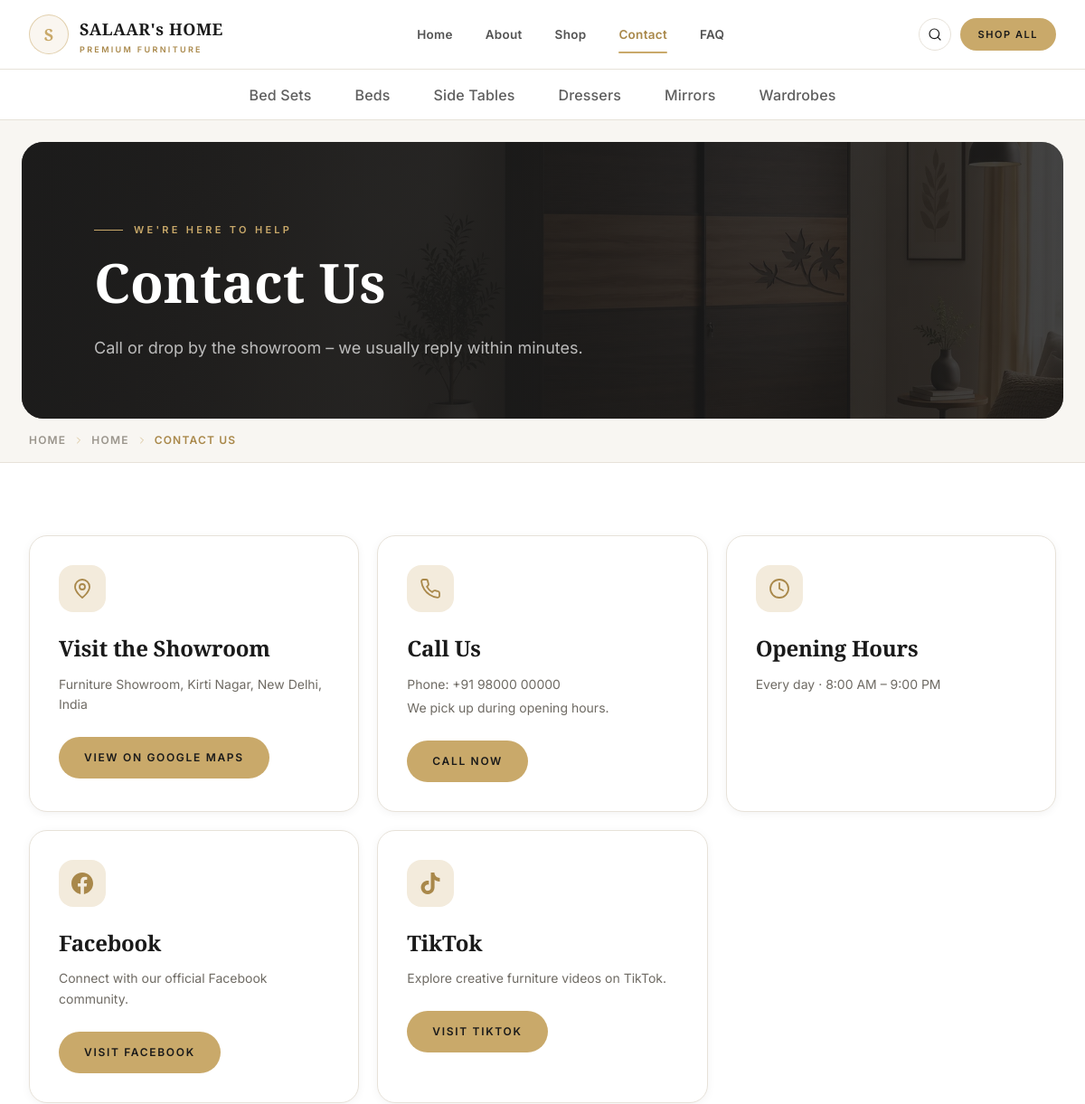
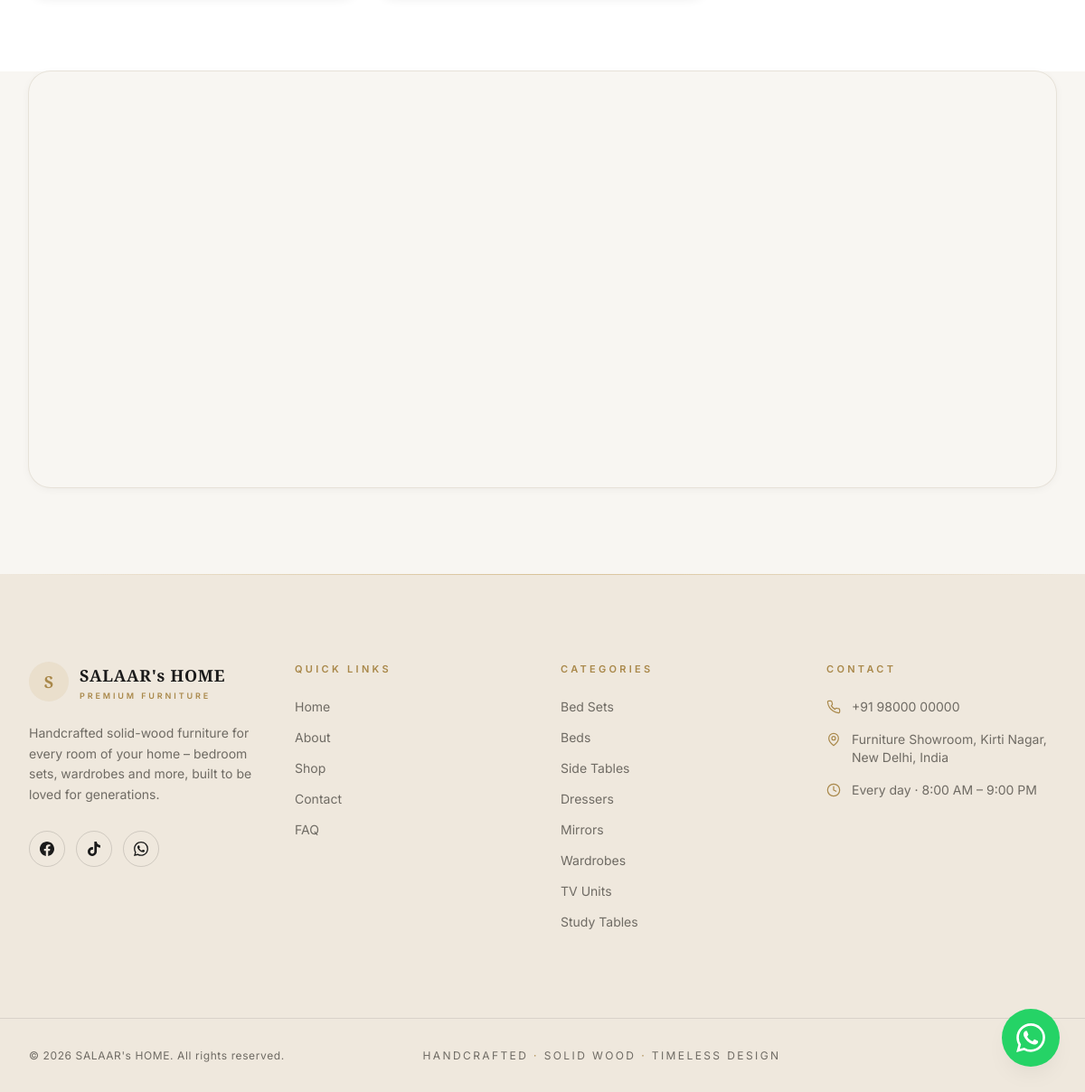
Page /contact/ on the committed database (2 pictures, top to bottom).
### store/models.py (models this page shows, shortened)
class NavCategory(models.Model):
    label = models.CharField(max_length=120)
    slug = models.SlugField(max_length=120, unique=True)
    source_category = models.ForeignKey(
        Category,
        on_delete=models.SET_NULL,
        null=True,
        blank=True,
        related_name="nav_items"
    )
    tagline = models.CharField(max_length=255, blank=True)
    short = models.CharField(max_length=350, blank=True)
    description = models.TextField(blank=True)
    empty_title = models.CharField(max_length=255, blank=True)
    empty_text = models.TextField(blank=True)
    seo_title = models.CharField(max_length=255, blank=True)
    seo_description = models.TextField(blank=True)
    order = models.PositiveIntegerField(default=0)
    is_in_header = models.BooleanField(default=True)
    class Meta:
        verbose_name_plural = "Nav Categories"
        ordering = ["order", "label"]

### store/views.py (the view)
# urls.py: path("contact/", views.contact_view, name="contact"),
def contact_view(request):
    return render(
        request,
        "pages/contact.html",
        {
            "breadcrumb_items": [
                {"label": "Home", "url": "/"},
                {"label": "Contact Us"},
            ]
        },
    )

### store/context_processors.py (called while the page is built)
def site_context(request):
    header_categories = NavCategory.objects.filter(is_in_header=True).order_by("order")
    all_nav_categories = NavCategory.objects.all().order_by("order")
    categories = Category.objects.all().order_by("order")
    cart_count = 0
    cart = None
    if request.user.is_authenticated:
        cart = Cart.objects.filter(user=request.user).first()
    elif request.session.session_key:
        cart = Cart.objects.filter(session_key=request.session.session_key).first()
    if cart:
        cart_count = cart.total_count
    return {
        "SITE": SITE,
        "HEADER_CATEGORIES": header_categories,
        "ALL_NAV_CATEGORIES": all_nav_categories,
        "CATEGORIES": categories,
        "cart_count": cart_count,
        "current_path": request.path,
        "canonical_path": request.path.rstrip("/"),
    }

### templates/pages/contact.html (shortened to what this page needs)
{% extends "base.html" %}
{% load static %}
{% block content %}
{% include "includes/page_hero.html" with title="Contact Us" eyebrow="We're Here to Help" description="Call or drop by the showroom – we usually reply within minutes." image="/banners/3.webp" %}
{% include "includes/breadcrumb.html" with items=breadcrumb_items %}
<section class="bg-linen py-16 sm:py-20">
  <div class="mx-auto w-full max-w-[1400px] px-4 sm:px-6 lg:px-8 xl:px-12">
    <div class="grid gap-5 sm:grid-cols-2 lg:grid-cols-3">
      <div class="card card-hover flex h-full flex-col p-8">
        <span class="flex h-13 w-13 items-center justify-center rounded-2xl bg-gold-pale text-gold-deep">
          {% include "includes/icons/map-pin.html" with class="h-6 w-6" %}
        </span>
        <h3 class="title-md mt-6 text-ink">Visit the Showroom</h3>
        <div class="mt-3 space-y-1 text-sm leading-relaxed text-stone">
          <p>{{ SITE.address }}</p>
        </div>
        <a href="{{ SITE.maps_url }}" target="_blank" rel="noopener noreferrer" class="btn-gold mt-6 self-start">
          View on Google Maps
        </a>
      </div>
      <div class="card card-hover flex h-full flex-col p-8">
        <span class="flex h-13 w-13 items-center justify-center rounded-2xl bg-gold-pale text-gold-deep">
          {% include "includes/icons/phone.html" with class="h-6 w-6" %}
        </span>
        <h3 class="title-md mt-6 text-ink">Call Us</h3>
        <div class="mt-3 space-y-1 text-sm leading-relaxed text-stone">
          <p>Phone: {{ SITE.phone_display }}</p>
          <p>We pick up during opening hours.</p>
        </div>
        <a href="tel:+{{ SITE.phone_intl }}" class="btn-gold mt-6 self-start">
          Call now
        </a>
      </div>
      <div class="card card-hover flex h-full flex-col p-8">
        <span class="flex h-13 w-13 items-center justify-center rounded-2xl bg-gold-pale text-gold-deep">
          {% include "includes/icons/clock.html" with class="h-6 w-6" %}
        </span>
        <h3 class="title-md mt-6 text-ink">Opening Hours</h3>
        <div class="mt-3 space-y-1 text-sm leading-relaxed text-stone">
          <p>{{ SITE.hours }}</p>
        </div>
      </div>
      <div class="card card-hover flex h-full flex-col p-8">
        <span class="flex h-13 w-13 items-center justify-center rounded-2xl bg-gold-pale text-gold-deep">
          {% include "includes/icons/facebook.html" with class="h-6 w-6" %}
        </span>
        <h3 class="title-md mt-6 text-ink">Facebook</h3>
        <div class="mt-3 space-y-1 text-sm leading-relaxed text-stone">
          <p>Connect with our official Facebook community.</p>
        </div>
        <a href="https://www.facebook.com" target="_blank" rel="noopener noreferrer" class="btn-gold mt-6 self-start">
          Visit Facebook
        </a>
      </div>
      <div class="card card-hover flex h-full flex-col p-8">
        <span class="flex h-13 w-13 items-center justify-center rounded-2xl bg-gold-pale text-gold-deep">
          {% include "includes/icons/tiktok.html" with class="h-6 w-6" %}
        </span>
        <h3 class="title-md mt-6 text-ink">TikTok</h3>
        <div class="mt-3 space-y-1 text-sm leading-relaxed text-stone">
          <p>Explore creative furniture videos on TikTok.</p>
        </div>
        <a href="https://www.tiktok.com" target="_blank" rel="noopener noreferrer" class="btn-gold mt-6 self-start">
          Visit TikTok
        </a>
      </div>
    </div>
  </div>
</section>
<section class="bg-cream pb-16 sm:pb-24">
  <div class="mx-auto w-full max-w-[1400px] px-4 sm:px-6 lg:px-8 xl:px-12">
    <div class="overflow-hidden rounded-[24px] shadow-soft ring-1 ring-line">
      <iframe title="{{ SITE.name }} on Google Maps" src="{{ SITE.map_embed }}" class="h-[380px] w-full border-0 sm:h-[460px]" loading="lazy" allowfullscreen></iframe>
    </div>
  </div>
</section>
{% endblock %}

### templates/includes/category_nav.html (shortened to what this page needs)
<nav id="category-nav-scroller" aria-label="Categories" class="no-scrollbar sticky top-16 z-40 flex h-12 w-full snap-x snap-proximity items-center gap-x-8 overflow-x-auto border-b border-line bg-white px-4 sm:gap-x-10 sm:px-6 md:top-[76px] md:h-14 lg:snap-none lg:justify-center lg:gap-x-12 lg:overflow-visible lg:px-8 xl:px-12">
  {% for cat in HEADER_CATEGORIES %}
    {% url 'nav_category' cat.slug as cat_url %}
    <a href="{{ cat_url }}"
       class="group relative flex shrink-0 snap-start cursor-pointer items-center self-stretch whitespace-nowrap text-[15px] font-medium tracking-[0.01em] transition-colors duration-200 md:text-[16px] {% if current_path == cat_url %}text-gold-deep{% else %}text-ink/70 hover:text-gold-deep{% endif %}">
      {{ cat.label }}
    </a>
  {% endfor %}
</nav>

### templates/includes/footer.html (shortened to what this page needs)
<footer class="bg-beige text-ink">
  <div class="h-px bg-gradient-to-r from-transparent via-gold/60 to-transparent" aria-hidden="true"></div>
  <div class="mx-auto w-full max-w-[1400px] px-4 sm:px-6 lg:px-8 xl:px-12 grid gap-12 py-16 sm:grid-cols-2 lg:grid-cols-4 lg:gap-10 lg:py-24">
    <div>
      <div class="flex items-center gap-3">
        <span class="flex h-11 w-11 items-center justify-center rounded-full bg-gold/15 font-display text-lg font-bold text-gold-deep">
          S
        </span>
        <span class="leading-none">
          <span class="block font-display text-lg font-bold tracking-[0.04em]">{{ SITE.name }}</span>
          <span class="mt-1 block text-[9px] font-semibold tracking-[0.32em] text-gold-deep uppercase">
            {{ SITE.tagline_short }}
          </span>
        </span>
      </div>
      <p class="mt-6 max-w-xs text-sm leading-relaxed text-stone">
        Handcrafted solid-wood furniture for every room of your home – bedroom sets, wardrobes and more, built to be loved for generations.
      </p>
      <div class="mt-7 flex items-center justify-start gap-3">
        <a href="https://www.facebook.com" target="_blank" rel="noopener noreferrer" aria-label="Facebook" class="flex h-10 w-10 shrink-0 items-center justify-center rounded-full border border-ink/15 text-ink transition-all duration-300 hover:-translate-y-0.5 hover:border-gold hover:bg-gold hover:text-white">
        </a>
        <a href="https://www.tiktok.com" target="_blank" rel="noopener noreferrer" aria-label="TikTok" class="flex h-10 w-10 shrink-0 items-center justify-center rounded-full border border-ink/15 text-ink transition-all duration-300 hover:-translate-y-0.5 hover:border-gold hover:bg-gold hover:text-white">
        </a>
        <a href="https://wa.me/{{ SITE.whatsapp_number }}?text={{ SITE.whatsapp_message|urlencode }}" target="_blank" rel="noopener noreferrer" aria-label="Chat with us on WhatsApp" class="flex h-10 w-10 shrink-0 items-center justify-center rounded-full border border-ink/15 text-ink transition-all duration-300 hover:-translate-y-0.5 hover:border-gold hover:bg-gold hover:text-white">
        </a>
      </div>
    </div>
    <nav aria-label="Footer – quick links">
      <h3 class="mb-6 text-[11px] font-semibold tracking-[0.3em] text-gold-deep uppercase">Quick Links</h3>
      <ul class="space-y-3.5 text-sm">
        <li><a href="{% url 'home' %}" class="link-underline text-stone hover:text-ink">Home</a></li>
        <li><a href="{% url 'about' %}" class="link-underline text-stone hover:text-ink">About</a></li>
        <li><a href="{% url 'shop' %}" class="link-underline text-stone hover:text-ink">Shop</a></li>
        <li><a href="{% url 'contact' %}" class="link-underline text-stone hover:text-ink">Contact</a></li>
        <li><a href="{% url 'faq' %}" class="link-underline text-stone hover:text-ink">FAQ</a></li>
      </ul>
    </nav>
    <nav aria-label="Footer – categories">
      <h3 class="mb-6 text-[11px] font-semibold tracking-[0.3em] text-gold-deep uppercase">Categories</h3>
      <ul class="space-y-3.5 text-sm">
        {% for cat in ALL_NAV_CATEGORIES %}
          <li>
            <a href="{% url 'nav_category' cat.slug %}" class="link-underline text-stone hover:text-ink">
              {{ cat.label }}
            </a>
          </li>
        {% endfor %}
      </ul>
    </nav>
    <div>
      <h3 class="mb-6 text-[11px] font-semibold tracking-[0.3em] text-gold-deep uppercase">Contact</h3>
      <ul class="space-y-4 text-sm text-stone">
        <li class="flex items-start gap-3">
          {% include "includes/icons/phone.html" with class="mt-0.5 h-4 w-4 shrink-0 text-gold-deep" %}
          <a href="tel:+{{ SITE.phone_intl }}" class="link-underline hover:text-ink">{{ SITE.phone_display }}</a>
        </li>
        <li class="flex items-start gap-3">
          <svg class="mt-0.5 h-4 w-4 shrink-0 text-gold-deep" viewBox="0 0 24 24" fill="none" stroke="currentColor" stroke-width="1.8" stroke-linecap="round" stroke-linejoin="round"><path d="M20 10c0 6-8 12-8 12s-8-6-8-12a8 8 0 0 1 16 0Z"/><circle cx="12" cy="10" r="3"/></svg>
          <span>{{ SITE.address }}</span>
        </li>
        <li class="flex items-start gap-3">
          <svg class="mt-0.5 h-4 w-4 shrink-0 text-gold-deep" viewBox="0 0 24 24" fill="none" stroke="currentColor" stroke-width="1.8" stroke-linecap="round" stroke-linejoin="round"><circle cx="12" cy="12" r="10"/><path d="M12 6v6l4 2"/></svg>
          <span>{{ SITE.hours }}</span>
        </li>
      </ul>
    </div>
  </div>
  <div class="border-t border-ink/10">
    <div class="mx-auto w-full max-w-[1400px] px-4 sm:px-6 lg:px-8 xl:px-12 flex flex-col items-center justify-between gap-4 py-6 text-xs tracking-wider text-stone sm:flex-row">
      <p>© {% now "Y" %} {{ SITE.name }}. All rights reserved.</p>
      <p class="tracking-[0.2em] uppercase">
        Handcrafted <span class="text-gold-deep">·</span> Solid Wood <span class="text-gold-deep">·</span> Timeless Design
      </p>
    </div>
  </div>
</footer>

### templates/base.html (style rules this page uses)
:root { --font-cormorant: 'Cormorant Garamond', Georgia, serif; --font-inter: 'Inter', system-ui, -apple-system, sans-serif; }

### rows in the picture
NavCategory: label "Bed Sets"
NavCategory: label "Beds"
NavCategory: label "Side Tables"
NavCategory: label "Dressers"
NavCategory: label "Mirrors"
NavCategory: label "Wardrobes"
NavCategory: label "TV Units"
NavCategory: label "Study Tables"

### other values in the picture
{{ SITE.name }} "SALAAR's HOME"
{{ SITE.tagline_short }} "PREMIUM FURNITURE"
{{ eyebrow }} "WE'RE HERE TO HELP"
{{ title }} "Contact Us"
{{ description }} "Call or drop by the showroom – we usually reply within minutes."
{{ item.label }} "HOME"
{{ item.label }} "CONTACT US"
{{ SITE.address }} "Furniture Showroom, Kirti Nagar, New Delhi, India"
{{ SITE.phone_display }} "+91 98000 00000"
{{ SITE.hours }} "Every day · 8:00 AM – 9:00 PM"
